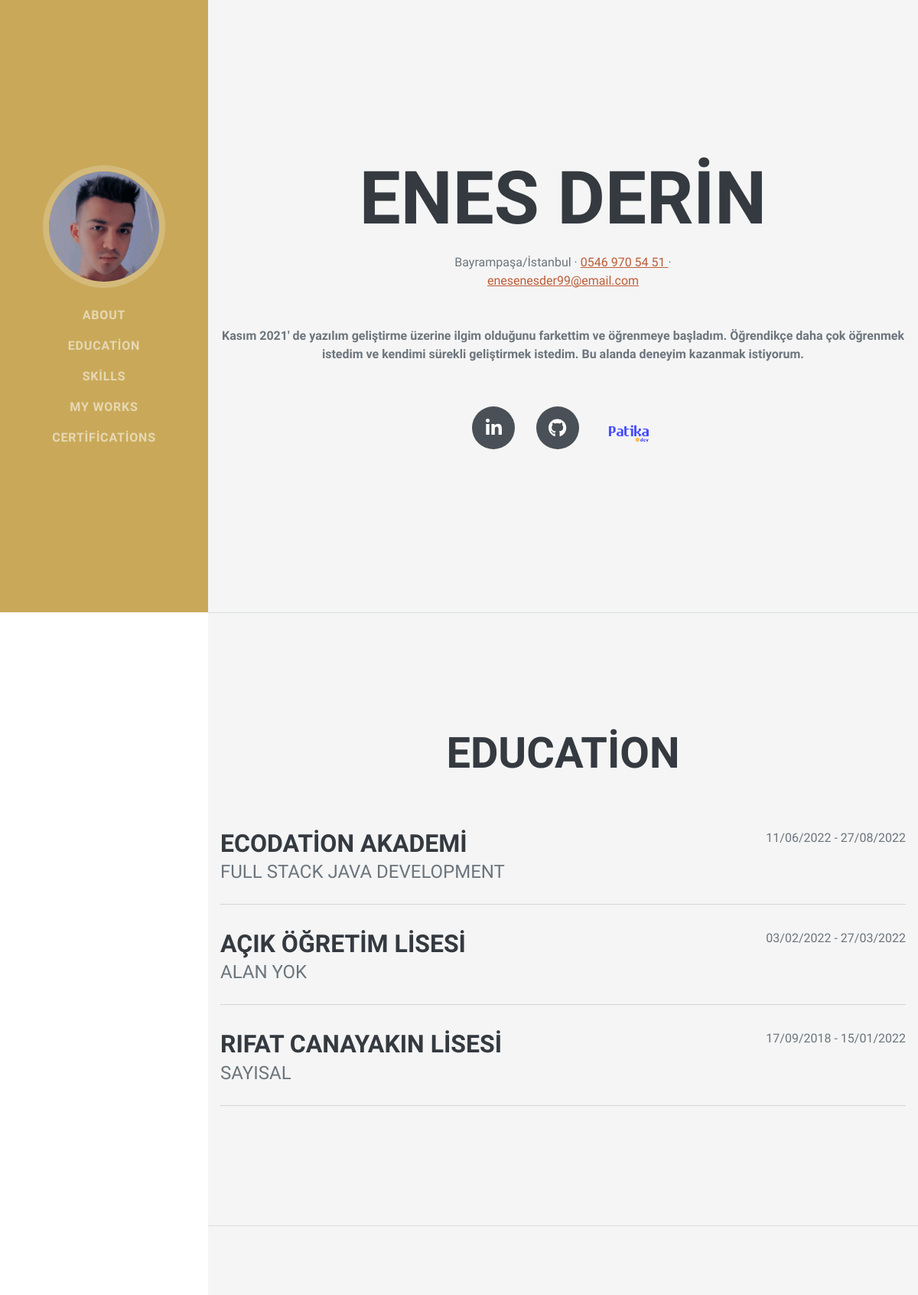
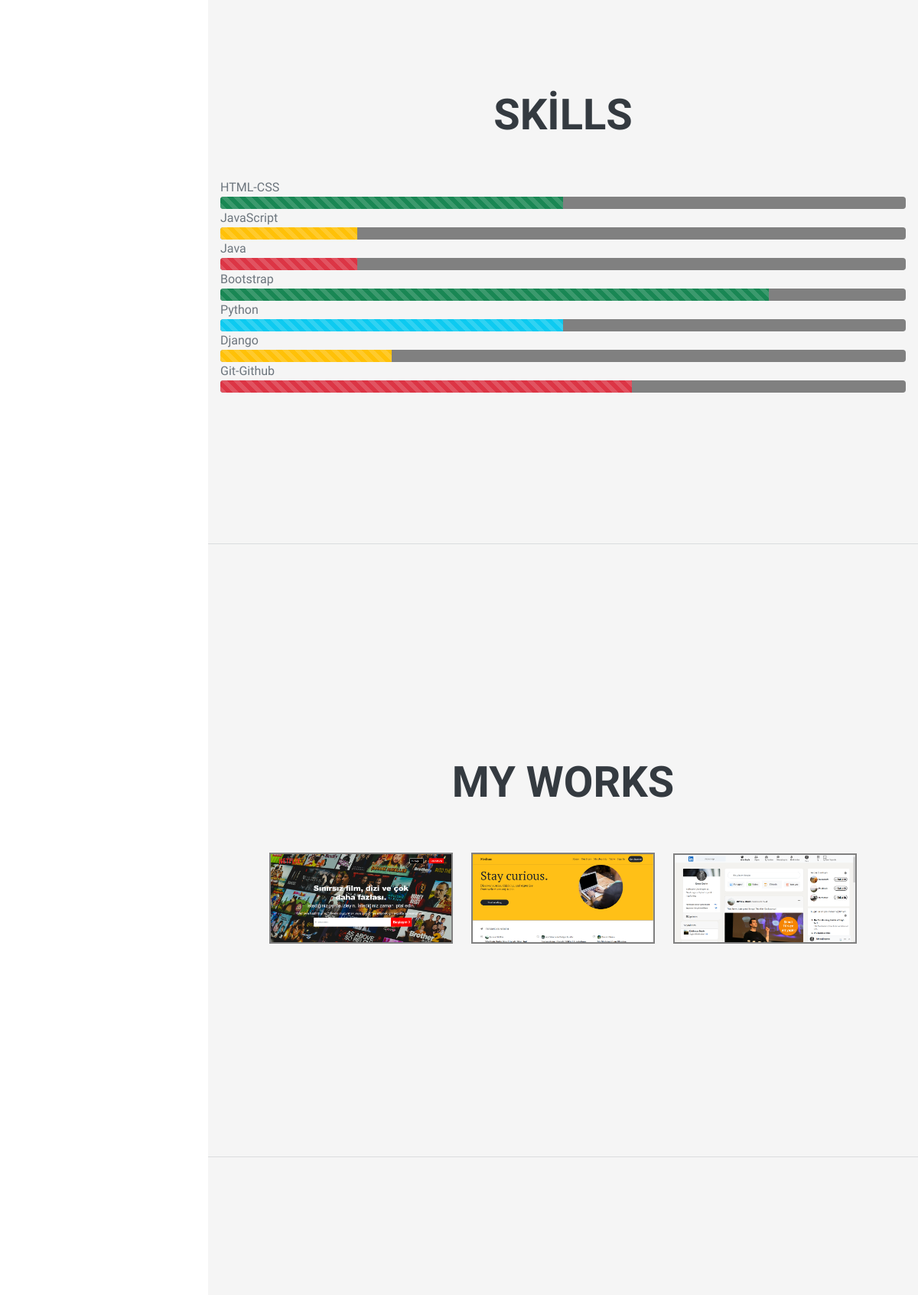
The page / (upper part) on the database its author committed (2 pictures, top to bottom).
### main/models.py (models this page shows, shortened)
class About(models.Model):
    who=models.CharField(verbose_name="Who",max_length=100,null=False,blank=False)
    about= RichTextField()

class Education(models.Model):
    school=models.CharField(verbose_name="School" ,max_length=150,null=False,blank=False)
    date=models.CharField(verbose_name="Date",max_length=50,null=False,blank=False)
    branch=models.CharField(verbose_name="Branch",max_length=50,null=True,blank=True)

class Skills(models.Model):
    skill=models.CharField(verbose_name="skills",max_length=50,blank=False,null=False,)
    degree=models.IntegerField(verbose_name="degree",blank=False,null=False)
    color=models.CharField(verbose_name="color",max_length=50)

class Works(models.Model):
    name=models.CharField(verbose_name="name",max_length=100,null=False,blank=False)
    image = models.ImageField(null=True, blank=True, verbose_name="Fotoğraf Ekle")

### main/views.py (the view)
# urls.py: path('',views.home,name='index'),
def home(request):
    skills= Skills.objects.all()
    abouts=About.objects.all()
    certificates=Certificate.objects.all()
    education=Education.objects.all()
    works=Works.objects.all()
    return render(request,'index.html',{
    'skills':skills,
    'abouts':abouts,
    'certificates':certificates,
    'education':education,
    'works':works,
    })

### templates/index.html (shortened to what this page needs)
    {% extends 'partials/_base.html' %}
    {% load static %}
    {%block content%}
    {% include 'partials/_navbar.html' %}
    <div class="container-fluid p-0">
    {% include 'partials/_about.html' %}
        <hr class="m-0" />
    {% include 'partials/_ecudation.html' %}
        <hr class="m-0" />
    {% include 'partials/_skills.html' %}
        <hr class="m-0" />
    {% include 'partials/_works.html' %}
        <hr class="m-0" />
    {% include 'partials/_certificate.html' %}
    {% endblock %}

### templates/partials/_base.html (shortened to what this page needs)
{% load static %}
<!DOCTYPE html>
<html lang="tr">
<head>
    <link href={% static 'css/styles.css' %} rel="stylesheet" />
</head>
{% block content %}
{% endblock %}
</body>
</html>

### templates/partials/_navbar.html (shortened to what this page needs)
{% load static %}
<body id="page-top">
    <nav style="background-color: #c9a959;" class="navbar navbar-expand-lg navbar-dark bg-primary fixed-top" id="sideNav">
        <a class="navbar-brand js-scroll-trigger" href="{% url 'index' %}">
            <span class="d-none d-lg-block"><img class="img-fluid img-profile rounded-circle mx-auto mb-2"
                    src={% static 'assets/me.jpg' %} alt="..." /></span>
        </a>
        <div class="collapse navbar-collapse" id="navbarResponsive">
            <ul class="navbar-nav">
                <li class="nav-item"><a class="nav-link js-scroll-trigger" href="#about">About</a></li>
                <li class="nav-item"><a class="nav-link js-scroll-trigger" href="#education">Education</a></li>
                <li class="nav-item"><a class="nav-link js-scroll-trigger" href="#skills">Skills</a></li>
                <li class="nav-item"><a class="nav-link js-scroll-trigger" href="#interests">My Works</a></li>
                <li class="nav-item"><a class="nav-link js-scroll-trigger" href="#awards">Certifications</a></li>
            </ul>
        </div>
    </nav>

### templates/partials/_about.html
{% load static %}
<section class="resume-section" id="about">
    <main class="resume-section-content text-center">
        <h1 class="mb-0">
            Enes
            <span class="text-primary">Derin</span>
        </h1>
        <div class="bolder mt-4 mb-5">
            Bayrampaşa/İstanbul · <a href="tel:05469705451"> 0546 970 54 51 </a>· <br>
            <a href="mailto:enesenesder99@gmail.com">enesenesder99@email.com</a>
        </div>
        {% for blog in abouts %}
            <p class="lead mb-5">{{blog.about|safe}}
            </p>
        {% endfor %}
        <div class="social-icons">
            <a class="social-icon" href="https://www.linkedin.com/in/enes-derin/" target="_blank"><i
                    class="fab fa-linkedin-in"></i></a>
            <a class="social-icon" href="https://github.com/Enesderin0" target="_blank"><i
                    class="fab fa-github"></i></a>
            <a href="https://app.patika.dev/enesderin" target="_blank"><img
                    style="width: 65px; margin-left: 5px;" src={% static 'assets/patika.png' %} alt="">
            </a>
        </div>
    </main>
</section>

### templates/partials/_ecudation.html
<section class="resume-section" id="education">
    <main class="resume-section-content">
        <h2 class="mb-5 text-center">Education</h2>
        {% for information in education reversed %}
            <section class="d-flex flex-column flex-md-row justify-content-between">
                <div class="flex-grow-1">
                    <h3 class="mb-0 mt-3">{{information.school}}</h3>
                    <div class="subheading mb-2">{{information.branch}}</div>
                </div>
                <div id="education-date" class="flex-shrink-0 flex-md mb-4 mt-3"><span class="text-primary mb-3">
                    {{information.date}}
                </span></div>
            </section><hr>
        {% endfor %}
    </main>
</section>

### templates/partials/_skills.html
<section class="resume-section" id="skills">
    <div class="resume-section-content">
        <h2 class="mb-5 text-center">Skills</h2>
        <main class="">
           {% for skill in skills %}
                <p style="margin-bottom: 0;">{{skill.skill}}</p>
                <div class="progress " style="background: grey;">
                    <div class="progress-bar progress-bar-striped {{skill.color}}" role="progressbar" style="width: {{skill.degree}}%"
                        aria-valuenow="10" aria-valuemin="0" aria-valuemax="100"></div>
                </div>
           {% endfor %}
        </main>
    </div>
</section>

### templates/partials/_works.html
<section class="resume-section" id="interests">
    <div class="resume-section-content text-center">
        <h2 class="mb-5 m-12 text-center">MY WORKS</h2>
        {% for work in works reversed %}
            <img onclick="{{work.name}}()" class="{{work.name}}" src="{{work.image.url}}"
                 style="margin:10px; width: 240px; border:2px solid gray" alt="{{work.name}}">
        {% endfor %}
       </div>
</section>

### templates/partials/_certificate.html (shortened to what this page needs)
<section class="resume-section" id="awards">
</section>

### rows shown on the page
About: about "Kasım 2021' de yazılım geliştirme üzerine ilgim olduğunu farkettim ve öğrenmeye başladım. Öğrendikçe daha çok öğrenmek istedim ve kendimi sürekli geliştirmek istedim. Bu alanda deneyim kazanmak istiyorum."
Education: school "ECODATION AKADEMI", branch "FULL STACK JAVA DEVELOPMENT", date "11/06/2022 - 27/08/2022"
Education: school "AÇIK ÖĞRETIM LISESI", branch "ALAN YOK", date "03/02/2022 - 27/03/2022"
Education: school "RIFAT CANAYAKIN LISESI", branch "SAYISAL", date "17/09/2018 - 15/01/2022"
Skills: skill "HTML-CSS"
Skills: skill "JavaScript"
Skills: skill "Java"
Skills: skill "Bootstrap"
Skills: skill "Python"
Skills: skill "Django"
Skills: skill "Git-Github"
Works: image (picture)
Works: image (picture)
Works: image (picture)
